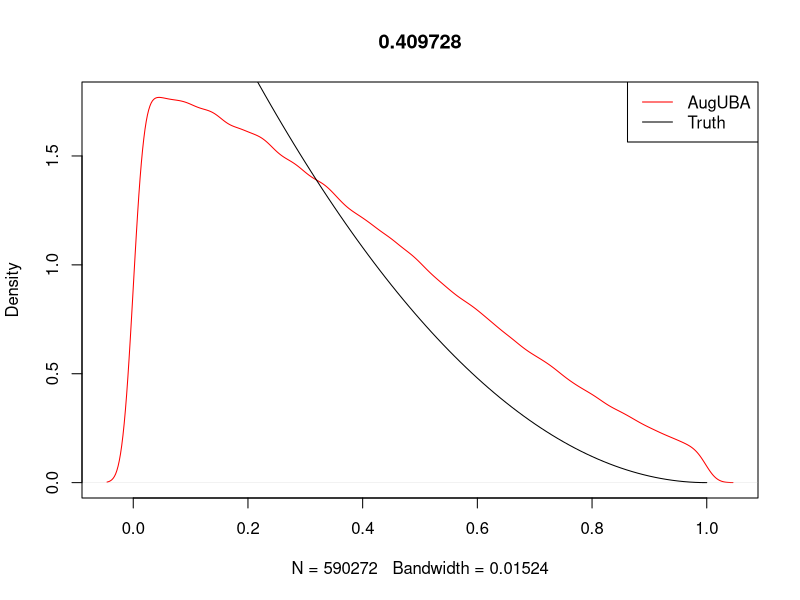
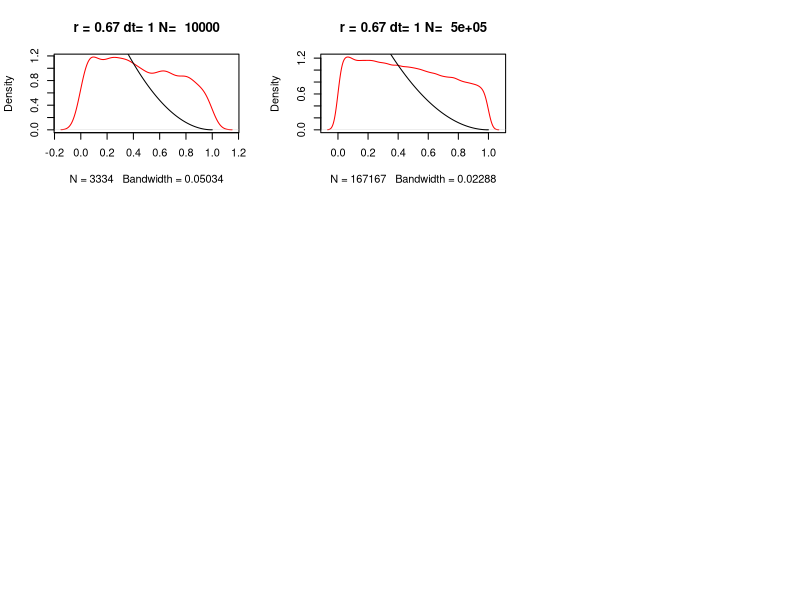

Generate these figures, in order, with R: (Note: a time limit stopped this script after it produced the figures.)
##############################
###Example : Beta(1, 3)
##############################
##############################
###UBA with Augmented drift 
##############################
alpha = 1
beta = 3 

aug_drift = function(x, alpha, beta)
{ 
  if(x>1)
  {
    return(-Inf)
  }
  else if(x<0)
  {
    return(Inf)
  }
  else
  {
    rtn =  (1-beta)/(1-x)
    return(rtn)
  }
  
}

p = function(y,dt,v , alpha, beta)
{
  mu = aug_drift(y, alpha, beta)
  temp = sqrt(pi*dt)*v*mu
  return(pnorm(temp/2)) 
}

Aug_UBA= function(x0,dt,N , alpha, beta)
{
  x = numeric(N)
  x[1]= x0
  for( i in 2: N)
  {
    v = rnorm(1)
    U = runif(1)
    prob = p(y = x[i-1], dt = dt , v = v , alpha, beta)
    b = ifelse(U<=prob , 1, -1)
    x[i] = x[i-1] + sqrt(2*dt)*b*v
  }
  
  #remove negative values
  lost_values = length(x[x<0 | x>1]) 
  ratio = lost_values/N
  x = x[x>0 & x<1]
  rtn = c(ratio , x)
  return(rtn)
}


r1= Aug_UBA(0.1,0.1,1e6 , alpha = 1, beta = 3)
ratio = r1[1]
r1 = r1[-1]

vec = seq(0, 1,by = 0.01)
plot(density(r1), col = 'red' ,main = ratio)
lines(vec , dbeta(vec, shape1= 1 , shape2 = 3))
legend('topright' , legend = c('AugUBA', 'Truth') , col = c('red' , 'black'), lty = 1)

pdf('Ag_Drift_beta1_3.pdf')
timesteps = c(1,1e-3, 1e-6)
steps = c(1e4, 5e5,1e7) 
par(mfrow = c(3 ,3))

sapply(timesteps , function(dt){
  sapply(steps , function(N){
    print(paste('Timestep : ' , dt , ', N : ',N))
    r1= Aug_UBA(x0 = 0.1 , dt ,N , alpha =1 , beta = 3 )
    ratio = r1[1]
    r1 = r1[-1]
    vec = seq(0, 1,by = 0.01)
    plot(density(r1), 
         col = 'red' ,
         main = paste('r =' , round(ratio,2), 'dt=', dt, 'N= ', N))
    lines(vec , dbeta(vec, 1 , 3))
    
    
    
  })
})
dev.off()
